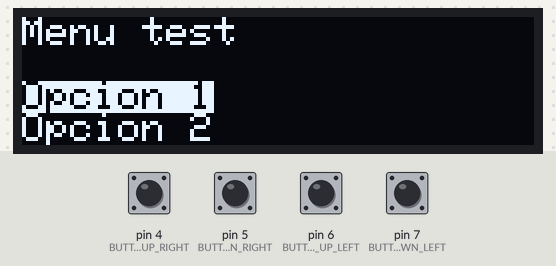
Recording of a program running on a simulated Arduino Nano, built with avr-gcc and run on an emulated ATmega328P. Shown: 128×32 one-colour display. The test bench sets the inputs (shaded band); at power-on: pin 4 (BUTTON_UP_RIGHT), pin 5 (BUTTON_DOWN_RIGHT), pin 6 (BUTTON_UP_LEFT), pin 7 (BUTTON_DOWN_LEFT) HIGH. What the program prints to the serial monitor is not drawn.

Above: at 0.1 s.

The program:

main.cpp
```cpp
/*******************************************************************************
*                          DESCRIPCION DEL PROYECTO                            *
*******************************************************************************/

/*******************************************************************************
*                          MODULOS IMPORTADOS                                  *
*******************************************************************************/

#include <Arduino.h>

#include <Wire.h>               /* Necesaria para el I2C */
#include <Adafruit_GFX.h>       /* Librería genericas textos y pantallas */
#include <Adafruit_SSD1306.h>   /* Librería específica del controlador */

/*******************************************************************************
*                          DEFINICIONES Y MACROS                               *
*******************************************************************************/

#define BUTTON_UP_LEFT        6
#define BUTTON_DOWN_LEFT      7
#define BUTTON_UP_RIGHT       4
#define BUTTON_DOWN_RIGHT     5

// const int intPin1 = 4;
// const int intPin2 = 5;
// const int intPin3 = 6;
// const int intPin4 = 7;

#define ANCHO_OLED      128
#define ALTO_OLED       32
#define OLED_RESET      -1
#define DIR_I2C_OLED    0x3C

/*******************************************************************************
*                          TYPEDEFS Y ESTRUCTURAS                              *
*******************************************************************************/

/*******************************************************************************
*                          PARAMETROS GLOBALES                                 *
*******************************************************************************/

/* Se crea el objeto */
Adafruit_SSD1306 oled(ANCHO_OLED, ALTO_OLED, &Wire, OLED_RESET);

/*******************************************************************************
*                               FUNCIONES                                      *
*******************************************************************************/

void ActualizaPantalla (void)
{
    /* Se limpia la pantalla */
    oled.clearDisplay ();

    /* Se imprime el valor de humedad */
    oled.setTextSize (1);
    oled.setCursor (0, 0);
    oled.print ("-Imprimir carcasa P-TODO\n");
    oled.print ("-Hacer commit ScreenImplementation\n");
    oled.print ("-Otro texto");
    oled.display ();
}

void setup()
{
    pinMode(BUTTON_UP_LEFT, INPUT_PULLUP);
    pinMode(BUTTON_DOWN_LEFT, INPUT_PULLUP);
    pinMode(BUTTON_UP_RIGHT, INPUT_PULLUP);
    pinMode(BUTTON_DOWN_RIGHT, INPUT_PULLUP);
    Serial.begin(9600);
    // attachInterrupt(digitalPinToInterrupt(intPin), debounceCount, FALLING);

    Wire.begin ();
    oled.begin (SSD1306_SWITCHCAPVCC, DIR_I2C_OLED);
    oled.setTextColor (WHITE);
    oled.setTextSize (1);

    // /* Se gira la pantalla OLED 180 grados */
    // /* Mirror vertical */
    // Wire.beginTransmission (DIR_I2C_OLED);
    // Wire.write (0x80);
    // Wire.write (SSD1306_COMSCANINC);
    // Wire.endTransmission ();

    // /* Mirror horizontal */
    // Wire.beginTransmission (DIR_I2C_OLED);
    // Wire.write (0x80);
    // Wire.write (SSD1306_SEGREMAP);
    // Wire.endTransmission ();
}

void loop()
{
    // /* Se actualiza la información de la pantalla */
    // ActualizaPantalla ();

    oled.clearDisplay();
    oled.setTextSize(1);
    oled.setCursor(0, 0);
    oled.setTextColor(SSD1306_WHITE);
    oled.println("Menu test");
    oled.println("");

    oled.setTextColor(SSD1306_BLACK, SSD1306_WHITE);
    oled.println("Opcion 1");
    oled.setTextColor(SSD1306_WHITE);
    oled.println("Opcion 2");
    // oled.setTextColor(SSD1306_WHITE);
    // oled.println("Opcion 3");

    oled.display ();

    int value = digitalRead(BUTTON_UP_LEFT);
    Serial.print("Boton 3  ");
    Serial.print(value);
    Serial.print("\t");
    value = digitalRead(BUTTON_UP_RIGHT);
    Serial.print("Boton 1  ");
    Serial.print(value);
    Serial.print("\n");
    value = digitalRead(BUTTON_DOWN_LEFT);
    Serial.print("Boton 4  ");
    Serial.print(value);
    Serial.print("\t");
    value = digitalRead(BUTTON_DOWN_RIGHT);
    Serial.print("Boton 2  ");
    Serial.print(value);
    Serial.print("\n");
    Serial.print("\n");
    delay(1000);
}
```
